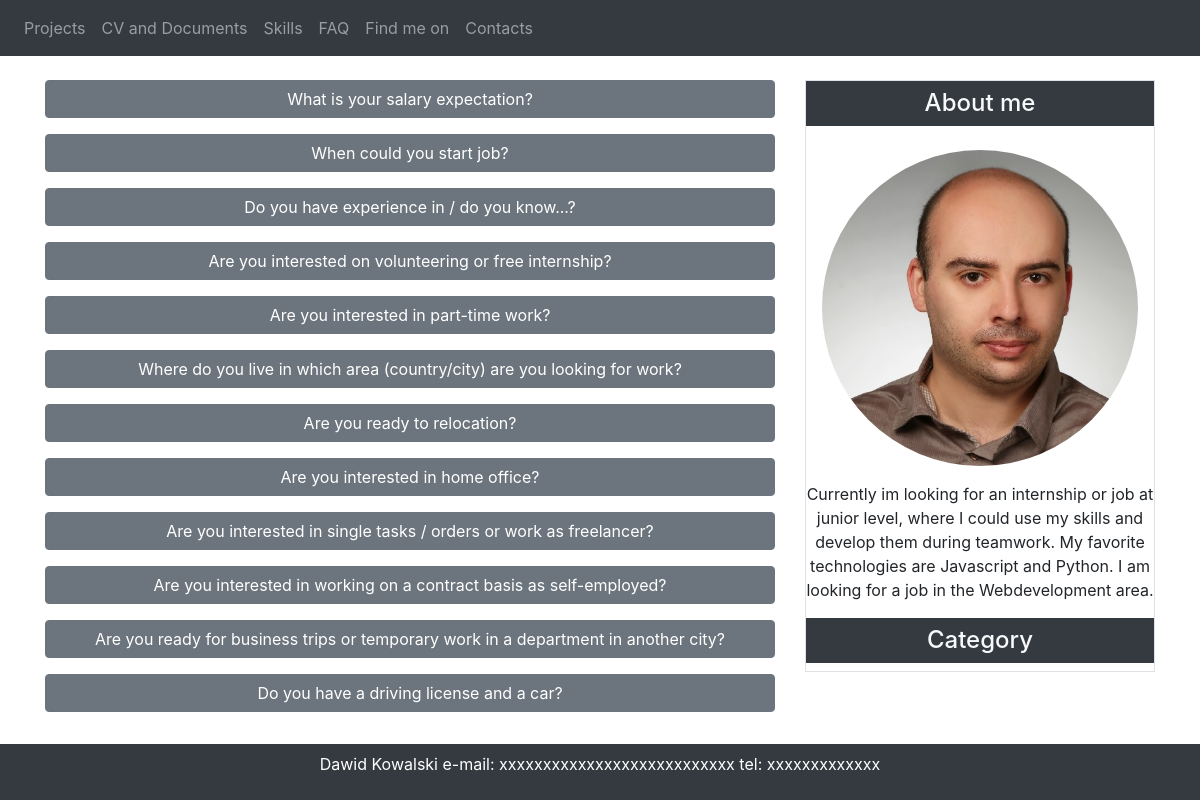
/FAQ, run on the app's committed database.
### blog/models.py (models this page shows, shortened)
class FAQ(models.Model):
    FAQ_name = models.TextField(max_length=50)
    FAQ_de_text = models.TextField(max_length=300)
    FAQ_en_text = models.TextField(max_length=300)
    FAQ_de_answer = models.TextField(max_length=300)
    FAQ_en_answer = models.TextField(max_length=300)

class Author_Description(models.Model):
    title = models.CharField(max_length=100)
    description_de = models.TextField(max_length=500)
    description_en = models.TextField(max_length=500)
    image = models.ImageField(upload_to ='media/')
    objects = models.Manager()

### blog/views.py (the view)
# urls.py: path('FAQ',views.FAQ_page,name='FAQ_page'),
def FAQ_page(request):
    FAQ_objects = FAQ.objects.all()
    return render(request,'blog/FAQ-page.html',{'FAQS':FAQ_objects})

### blog/context_processors.py (called while the page is built)
def author_description(request):
    description_object = Author_Description.objects.all()[:1].values()
    description = [element for element in description_object]
    return {'description' : description[0]}

### templates/blog/FAQ-page.html (shortened to what this page needs)
{% extends 'base.html' %}
{% block content %}
    {% for FAQ in FAQS %}
        <p>
            <a class='btn btn-secondary w-100' data-toggle='collapse' href="#{{ FAQ.FAQ_name }}" role='button' aria-expanded='false' aria-controls='{{ FAQ.FAQ_name}'>
                {{ FAQ.FAQ_en_text }}
            </a>
        </p>
    {% endfor %}
{% endblock %}

### templates/base.html (shortened to what this page needs)
{% load static %}
<!DOCTYPE html>
<html class='pb-5'>
<head>
    <link rel='stylesheet' href='https://stackpath.bootstrapcdn.com/bootstrap/4.4.1/css/bootstrap.min.css'>
</head>
<body>
    <nav class='navbar navbar-expand-lg navbar-dark bg-dark'>
        <div class='collapse navbar-collapse' id='blog-navbar'>
          <ul class='navbar-nav mr-auto'>
            <li class='nav-item'>
              <a class='nav-link' href='#'>Projects</a>
            </li>
            <li class='nav-item'>
              <a class='nav-link' href='{% url "blog:cv_page" %}'>CV and Documents</a>
            </li>
            <li class='nav-item'>
                <a class='nav-link' href='{% url "blog:skills_page" %}'>Skills</a>
            </li>
            <li class='nav-item'>
              <a class='nav-link' href='{% url "blog:FAQ_page" %}'>FAQ</a>
            </li>
            <li class='nav-item'>
              <a class='nav-link' href='{% url "blog:find_me_on_page" %}'>Find me on</a>
            </li>
            <li class='nav-item'>
                <a class='nav-link' href='{% url "blog:contact" %}'>Contacts</a>
            </li>
          </ul>
        </div>
    </nav>
    <div class='container mb-4'>
        <div class='row mt-4'>
            <div class='col-8'>
                <div>
                    {% block content %}
                    {% endblock %}
                </div>
            </div>
            <div class='col-4'>
                <div class='border'>
                    <h4 class='bg-dark text-light text-center p-2'>{{ description.title }}</h3>
                    <div class='text-center'>
                        <img class='rounded-circle w-100 p-3' src='media/{{ description.image }}'>
                        <p>{{ description.description_en}}</p>
                    </div>
                    <h4 class='bg-dark text-light text-center p-2'>Category</h3>
                </div>
            </div>
        </div>
    </div>
    <footer class='footer bg-dark fixed-bottom'>
      <div class='text-center text-white py-2'>
        <p>Dawid Kowalski e-mail: xxxxxxxxxxxxxxxxxxxxxxxxxxx tel: xxxxxxxxxxxxx</p>
      </div>
    </footer>
</body>
</html>

### data on the page
FAQ: FAQ_en_text "What is your salary expectation?"
FAQ: FAQ_en_text "When could you start job?"
FAQ: FAQ_en_text "Do you have experience in / do you know...?"
FAQ: FAQ_en_text "Are you interested on volunteering or free internship?"
FAQ: FAQ_en_text "Are you interested in part-time work?"
FAQ: FAQ_en_text "Where do you live in which area (country/city) are you looking for work?"
FAQ: FAQ_en_text "Are you ready to relocation?"
FAQ: FAQ_en_text "Are you interested in home office?"
FAQ: FAQ_en_text "Are you interested in single tasks / orders or work as freelancer?"
FAQ: FAQ_en_text "Are you interested in working on a contract basis as self-employed?"
FAQ: FAQ_en_text "Are you ready for business trips or temporary work in a department in another city?"
FAQ: FAQ_en_text "Do you have a driving license and a car?"
Author_Description: title "About me", image (picture), description_en "Currently im looking for an internship or job at junior level, where I could use my skills and develop them during teamwork. My favorite technologies are Javascript and Python. I am looking for a job in the Webdevelopment area."
